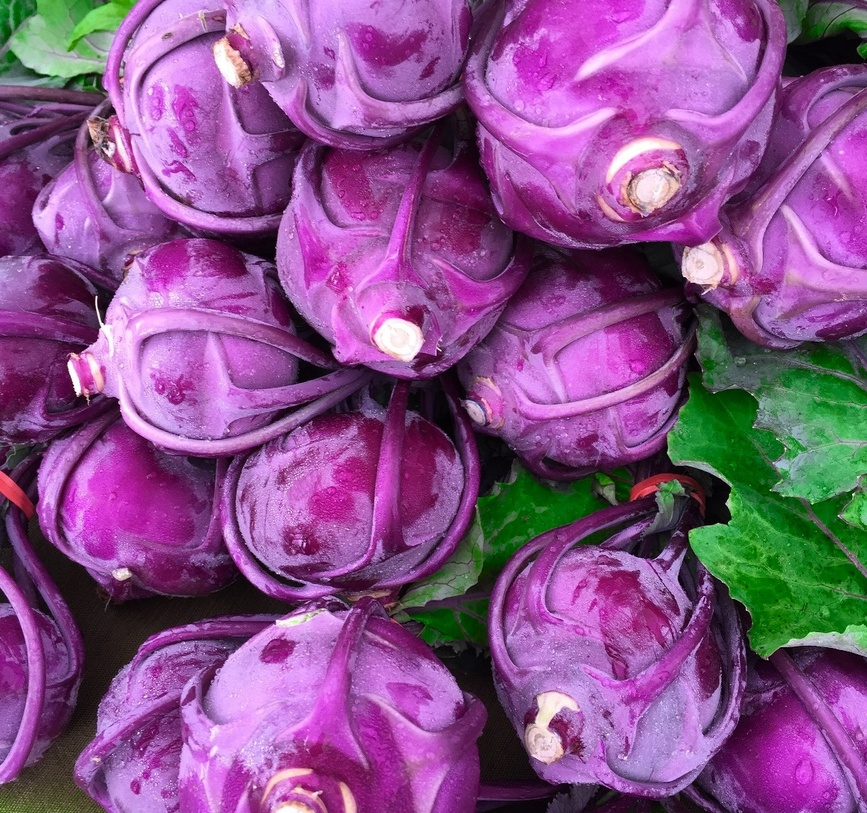
%> input picture target.jpg, 867 x 813 px, shrunk from 1223 x 1147 before the run
$ octave ColorTransferDemo.m   (GNU Octave 9; MATLAB toolbox functions it lacks are replaced by stand-ins)
%> lines starting %> are read from the running program, lines starting %| are printed output that depends on the picture
%> further down, Im_target is the input picture: size 813x867x3 uint8; mean R, G, B 135.6, 82.2, 138.2
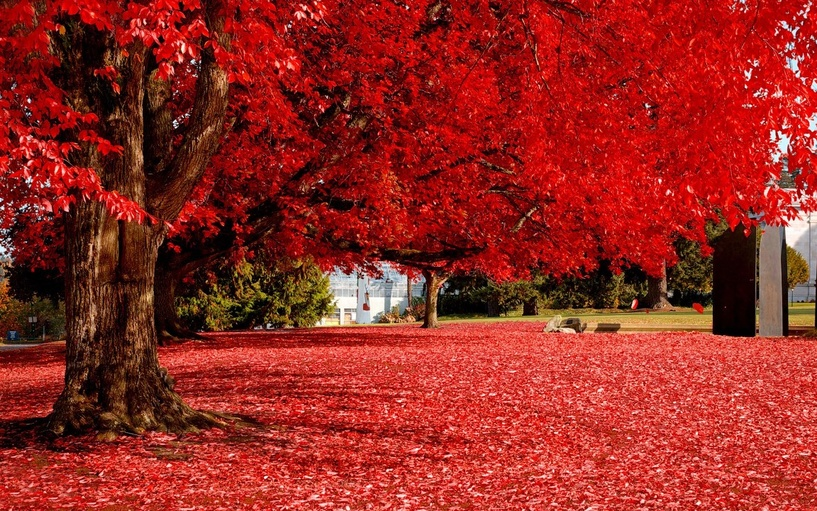
%> input picture source.jpg, 817 x 511 px, shrunk from 1152 x 720 before the run
%> further down, Im_source is the input picture: size 511x817x3 uint8; mean R, G, B 149.1, 39.9, 33
### Color_Transfer_CCS.m
function est_im = Color_Transfer_CCS(source,target)
%% We inspired this algorithm from different sources
%
%   Color_Transfor_CCS(SOURCE,TARGET) returns the colour transfered source
%   image SOURCE according to the target image TARGET.
%
rgb_s = reshape(im2double(source),[],3)';
rgb_t = reshape(im2double(target),[],3)';

%% compute mean of the three aaxis :
mean_s = mean(rgb_s,2);
%> mean_s = [0.532; 0.322; 0.542]
mean_t = mean(rgb_t,2);
%> mean_t = [0.585; 0.156; 0.129]

%% compute covariance for th two images:
cov_s = cov(rgb_s');
%> cov_s = [0.0737 0.0358 0.0773; 0.0358 0.0425 0.041; 0.0773 0.041 0.0844]
cov_t = cov(rgb_t');
%> cov_t = [0.0689 0.0247 0.0237; 0.0247 0.0305 0.0263; 0.0237 0.0263 0.0246]
%% decompose covariances matrix using svd :
[U_s,A_s,~] = svd(cov_s);
%> U_s = [-0.63 0.317 -0.709; -0.372 -0.925 -0.0828; -0.681 0.211 0.701]; A_s = [0.178 0 0; 0 0.0208 0; 0 0 0.00138]
[U_t,A_t,~] = svd(cov_t);
%> U_t = [-0.779 0.627 -0.0262; -0.461 -0.6 -0.654; -0.426 -0.497 0.756]; A_t = [0.0965 0 0; 0 0.0264 0; 0 0 0.00107]

rgbh_s = [rgb_s;ones(1,size(rgb_s,2))];

%% compute transformation ( Rotation,Translation and Scaling )
% translations
T_t = eye(4); T_t(1:3,4) =  mean_t; %Target Image
T_s = eye(4); T_s(1:3,4) = -mean_s; %Source Image
% rotations
% Blkdiag : placing the matrix in diagonal
R_t = blkdiag(U_t,1);  R_s = blkdiag(inv(U_s),1);
%> after `R_t = blkdiag(U_t,1)`: R_t = [-0.779 0.627 -0.0262 0; -0.461 -0.6 -0.654 0; -0.426 -0.497 0.756 0; 0 0 0 1]
%> after `R_s = blkdiag(inv(U_s),1)`: R_s = [-0.63 -0.372 -0.681 0; 0.317 -0.925 0.211 0; -0.709 -0.0828 0.701 0; 0 0 0 1]
% scalings :
% Note : for S_t ,after searching about previous work , we found that the
% S_t values must be taken as sqrt of the eigenvalues.(see original paper)
S_t = diag([diag(A_t).^(0.5);1]);
%> S_t = [0.311 0 0 0; 0 0.163 0 0; 0 0 0.0327 0; 0 0 0 1]
S_s = diag([diag(A_s).^(-0.5);1]);
%> S_s = [2.37 0 0 0; 0 6.93 0 0; 0 0 26.87 0; 0 0 0 1]
%% estimation of rgbh_e :
rgbh_e = T_t*R_t*S_t*S_s*R_s*T_s*rgbh_s;   % estimated RGBs
rgb_e = rgbh_e(1:3,:);
%% final result
est_im = reshape(rgb_e',size(source));
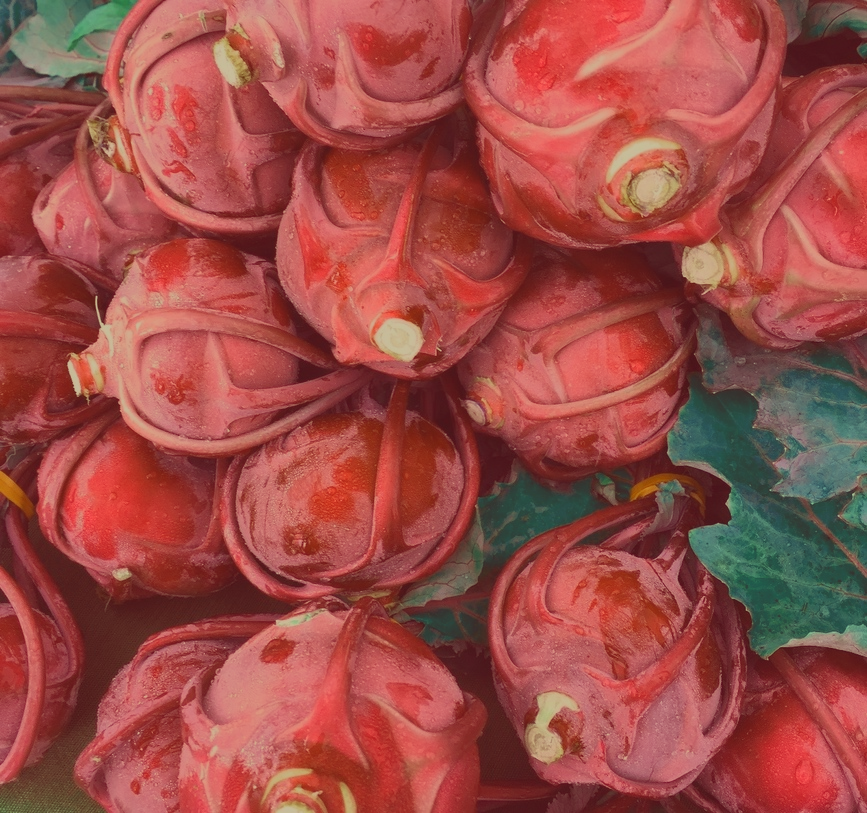
%> est_im: size 813x867x3 double; mean R, G, B 0.585, 0.156, 0.129; drawn with min black and max white
end

### ColorTransferDemo.m
%% Demostration of Colour Transfer methods :
close all
clear all
clc
%% Read Source & target Images :
%You may use the database : files/.... or Examples files
Im_target = imread('Example1/target.jpg');
Im_source = imread('Example1/source.jpg');

%%
Im_trg_d=  im2double(Im_target);
Im_src_d = im2double(Im_source );
%% Correlated Color Space : RGB
tic,
IR1= Color_Transfer_CCS(Im_trg_d,Im_src_d);  %Call the C-Color Transfer function ( source,target )
time=toc;
%% Results :
figure;
subplot(1,3,1); imshow(Im_target); title('Original Image'); axis off
subplot(1,3,2); imshow(Im_source); title('Target Image'); axis off
subplot(1,3,3); imshow(IR1); title('Result Image '); axis off
%> after `imshow(IR1)`:
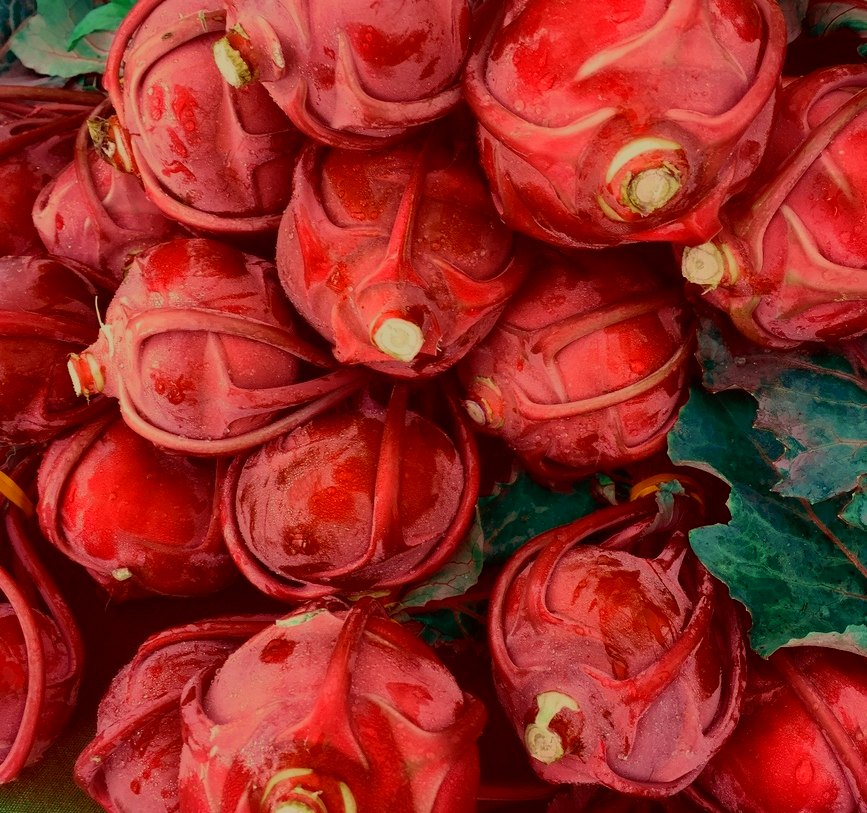
%> displayed picture: size 813x867x3, on the screen's scale of 0 to 255; mean R, G, B 149.2, 43.4, 37.3

imwrite(IR1,'result_Image.jpg');
fprintf('the color transfer algorithm took : %6.2f seconds \n',time);
